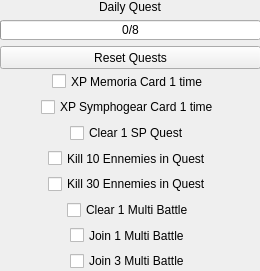
<?xml version="1.0" encoding="UTF-8"?>
<ui version="4.0">
 <class>daily</class>
 <widget class="QWidget" name="daily">
  <property name="geometry">
   <rect>
    <x>0</x>
    <y>0</y>
    <width>260</width>
    <height>271</height>
   </rect>
  </property>
  <property name="windowTitle">
   <string>Daily Quests</string>
  </property>
  <property name="windowIcon">
   <iconset theme="icon.ico"/>
  </property>
  <widget class="QWidget" name="verticalLayoutWidget">
   <property name="geometry">
    <rect>
     <x>0</x>
     <y>0</y>
     <width>261</width>
     <height>271</height>
    </rect>
   </property>
   <layout class="QVBoxLayout" name="verticalLayout_2">
    <item alignment="Qt::AlignHCenter|Qt::AlignVCenter">
     <widget class="QLabel" name="label">
      <property name="text">
       <string>Daily Quest</string>
      </property>
     </widget>
    </item>
    <item>
     <widget class="QProgressBar" name="Day">
      <property name="maximum">
       <number>8</number>
      </property>
      <property name="value">
       <number>0</number>
      </property>
      <property name="format">
       <string>%v/8</string>
      </property>
     </widget>
    </item>
    <item>
     <widget class="QPushButton" name="Reset_Day">
      <property name="minimumSize">
       <size>
        <width>0</width>
        <height>23</height>
       </size>
      </property>
      <property name="text">
       <string>Reset Quests</string>
      </property>
     </widget>
    </item>
    <item alignment="Qt::AlignHCenter">
     <widget class="QCheckBox" name="Day1">
      <property name="text">
       <string>XP Memoria Card 1 time</string>
      </property>
      <property name="autoExclusive">
       <bool>false</bool>
      </property>
     </widget>
    </item>
    <item alignment="Qt::AlignHCenter">
     <widget class="QCheckBox" name="Day2">
      <property name="text">
       <string>XP Symphogear Card 1 time</string>
      </property>
      <property name="autoExclusive">
       <bool>false</bool>
      </property>
     </widget>
    </item>
    <item alignment="Qt::AlignHCenter">
     <widget class="QCheckBox" name="Day3">
      <property name="text">
       <string>Clear 1 SP Quest</string>
      </property>
      <property name="autoExclusive">
       <bool>false</bool>
      </property>
     </widget>
    </item>
    <item alignment="Qt::AlignHCenter">
     <widget class="QCheckBox" name="Day4">
      <property name="text">
       <string>Kill 10 Ennemies in Quest</string>
      </property>
      <property name="autoExclusive">
       <bool>false</bool>
      </property>
     </widget>
    </item>
    <item alignment="Qt::AlignHCenter">
     <widget class="QCheckBox" name="Day5">
      <property name="text">
       <string>Kill 30 Ennemies in Quest</string>
      </property>
      <property name="autoExclusive">
       <bool>false</bool>
      </property>
     </widget>
    </item>
    <item alignment="Qt::AlignHCenter">
     <widget class="QCheckBox" name="Day6">
      <property name="text">
       <string>Clear 1 Multi Battle</string>
      </property>
      <property name="autoExclusive">
       <bool>false</bool>
      </property>
     </widget>
    </item>
    <item alignment="Qt::AlignHCenter">
     <widget class="QCheckBox" name="Day7">
      <property name="text">
       <string>Join 1 Multi Battle</string>
      </property>
      <property name="autoExclusive">
       <bool>false</bool>
      </property>
     </widget>
    </item>
    <item alignment="Qt::AlignHCenter">
     <widget class="QCheckBox" name="Day8">
      <property name="text">
       <string>Join 3 Multi Battle</string>
      </property>
      <property name="autoExclusive">
       <bool>false</bool>
      </property>
     </widget>
    </item>
   </layout>
  </widget>
 </widget>
 <resources/>
 <connections>
  <connection>
   <sender>Day5</sender>
   <signal>toggled(bool)</signal>
   <receiver>Day4</receiver>
   <slot>setChecked(bool)</slot>
   <hints>
    <hint type="sourcelabel">
     <x>101</x>
     <y>194</y>
    </hint>
    <hint type="destinationlabel">
     <x>108</x>
     <y>177</y>
    </hint>
   </hints>
  </connection>
  <connection>
   <sender>Day8</sender>
   <signal>toggled(bool)</signal>
   <receiver>Day7</receiver>
   <slot>setChecked(bool)</slot>
   <hints>
    <hint type="sourcelabel">
     <x>160</x>
     <y>259</y>
    </hint>
    <hint type="destinationlabel">
     <x>160</x>
     <y>242</y>
    </hint>
   </hints>
  </connection>
 </connections>
</ui>
